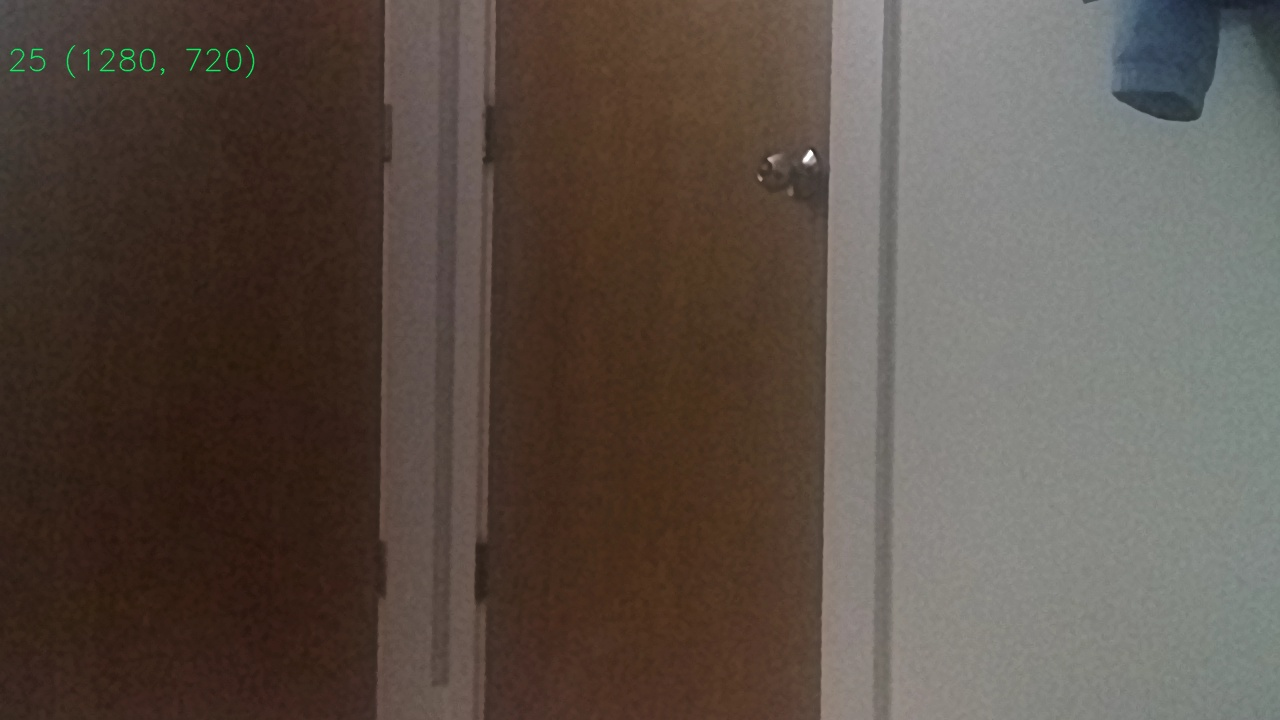
#> input picture Assignment2/4/image2.jpg, 1280 x 720 px, found by its file name
$ jupyter execute siftSticher.ipynb
#> lines starting #> are read from the running program, lines starting #| are printed output that depends on the picture; after the words box and inside, x2 and y2 are one past the last pixel; in counts of white or black regions, pixels touching at a corner belong together
[cell 1]
import cv2
import numpy as np
import matplotlib.pyplot as plt
import numba as nb
import imageio
import imutils

[cell 2]
def Main_Ponts_Func(image):
    descriptor = cv2.SIFT_create()
    kps, features = descriptor.detectAndCompute(image, None)
    return (kps, features)

[cell 3]
image_to_train = imageio.imread(r"I:\murali\Assignment2\question4\image2.jpg")
#> image_to_train is the input picture: shape (720, 1280, 3); mean R, G, B 91.2, 79.8, 71.6
#queried Img
image_to_be_queried = imageio.imread(r"I:\murali\Assignment2\question4\image1.jpg")
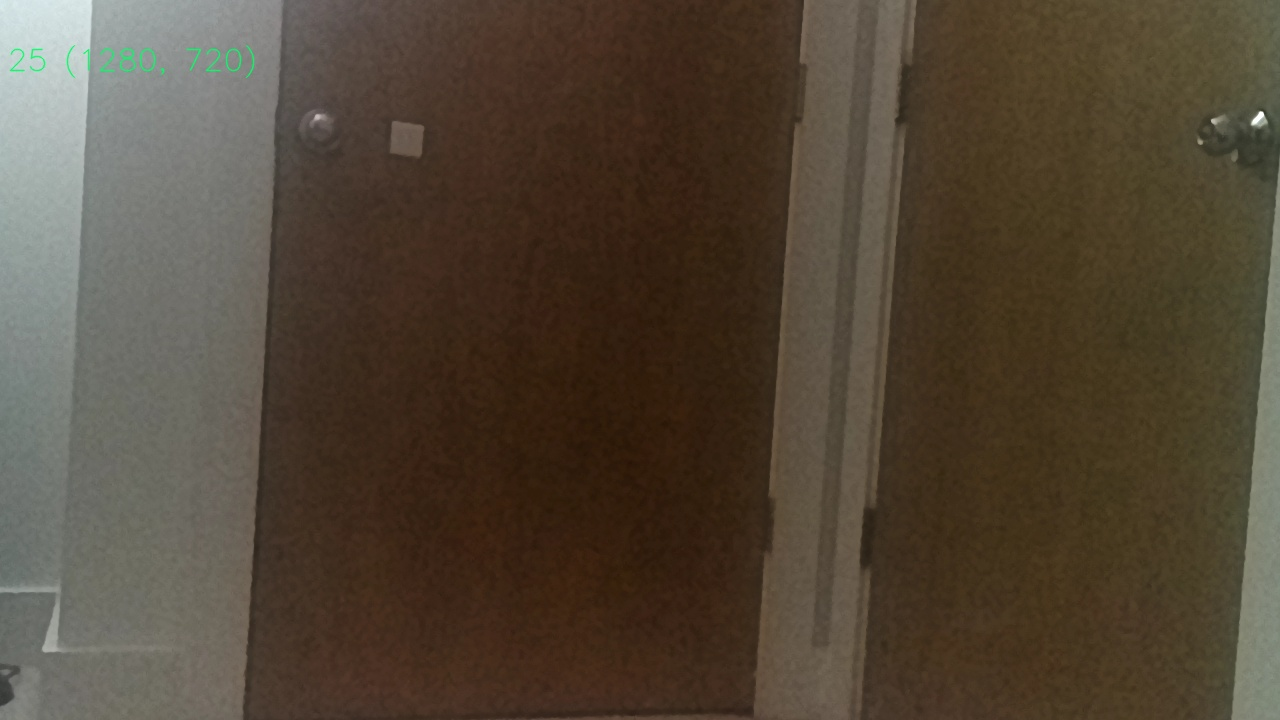
#> input picture Assignment2/4/image1.jpg, 1280 x 720 px, found by its file name
#> image_to_be_queried is the input picture: shape (720, 1280, 3); mean R, G, B 82.3, 70.3, 55.2
gray_image_to_train = cv2.cvtColor(image_to_train, cv2.COLOR_RGB2GRAY)
gray_image_to_be_queried = cv2.cvtColor(image_to_be_queried, cv2.COLOR_RGB2GRAY)
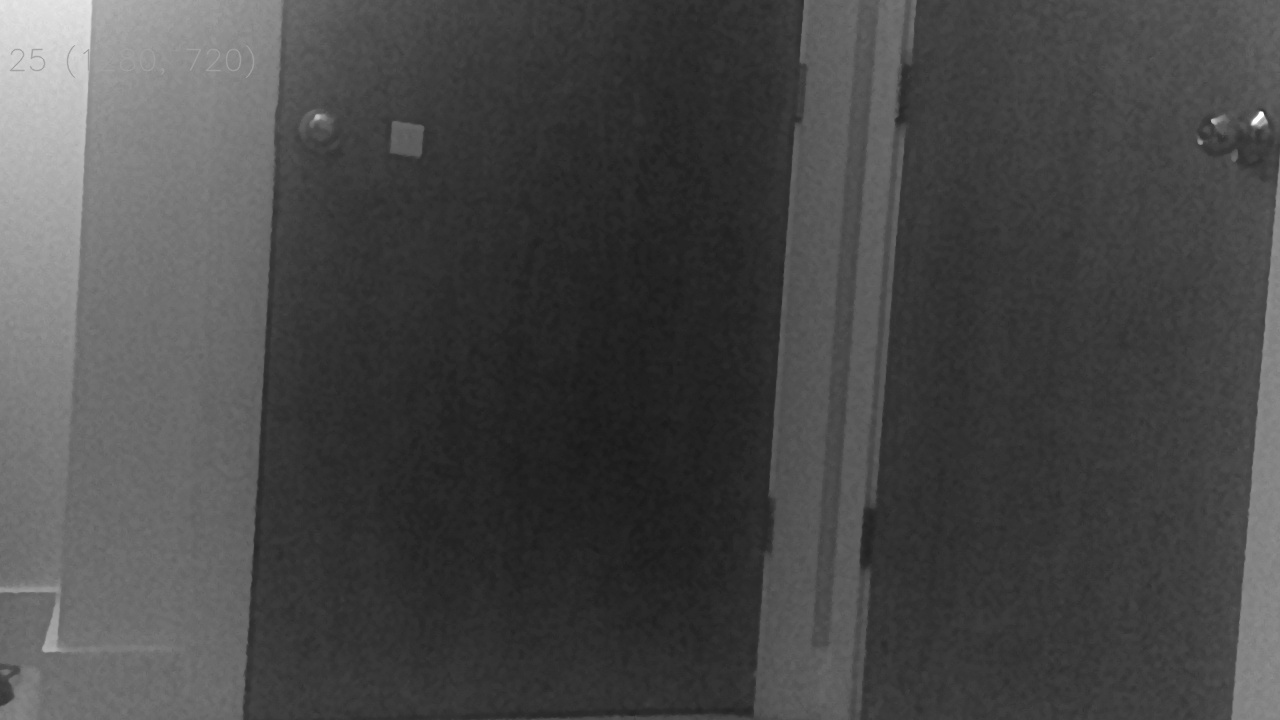
#> gray_image_to_be_queried: shape (720, 1280); min 24, max 255, mean 72.2
kps_train, features_train = Main_Ponts_Func(gray_image_to_train) #kps and features of 1
#> in Main_Ponts_Func, `kps, features = descriptor.detectAndCompute(image, None)`: kps = 69 keypoints; strongest (x, y, size): (808, 157, 7.5), (810, 153, 4.3), (760, 179, 3), (163, 70, 2.2)
#> kps_train has the same summary as kps in Main_Ponts_Func
kps_query, features_query = Main_Ponts_Func(gray_image_to_be_queried) #kps and features of 2
#> in Main_Ponts_Func (call 2), `kps, features = descriptor.detectAndCompute(image, None)`: kps = 78 keypoints; strongest (x, y, size): (1261, 114, 4.4), (1214, 121, 4), (317, 117, 4.3), (1200, 142, 3.5)
#> kps_query has the same summary as kps in Main_Ponts_Func

[cell 4]
def Match_The_Key_Points_Func(features_train, features_query, ratio):
    bf = cv2.BFMatcher(cv2.NORM_L2, crossCheck = False)
    raw_match = bf.knnMatch(features_train, features_query, 2)
    matches = []
    for m, n in raw_match:
        if m.distance < n.distance * ratio:
            matches.append(m)
    return matches

[cell 5]
matches = Match_The_Key_Points_Func(features_train, features_query, 0.75)
#> in Match_The_Key_Points_Func, `raw_match = bf.knnMatch(features_train, features_query, 2)`: raw_match = 69 matches
#> the loop in Match_The_Key_Points_Func, `for m, n in raw_match:` made 69 passes
#> after the loop in Match_The_Key_Points_Func, `for m, n in raw_match:`: matches = 8 matches
#> matches = 8 matches

[cell 6]
def Find_Homography(kps_train, kps_query, matches, reprojThresh):
    kpsA = np.float32([kp.pt for kp in kps_train])
    kpsB = np.float32([kp.pt for kp in kps_query])
    if len(matches) > 4:
        ptsA = np.float32([kpsA[m.queryIdx] for m in matches])
        ptsB = np.float32([kpsB[m.trainIdx] for m in matches])
        (Homography, status) = cv2.findHomography(ptsA, ptsB, cv2.RANSAC, reprojThresh)
        return(matches, Homography, status)
    else:
        return None

[cell 7]
temp_img = cv2.drawMatches(image_to_train, kps_train, image_to_be_queried, kps_query, np.random.choice(matches,100), None, flags=cv2.DrawMatchesFlags_NOT_DRAW_SINGLE_POINTS)
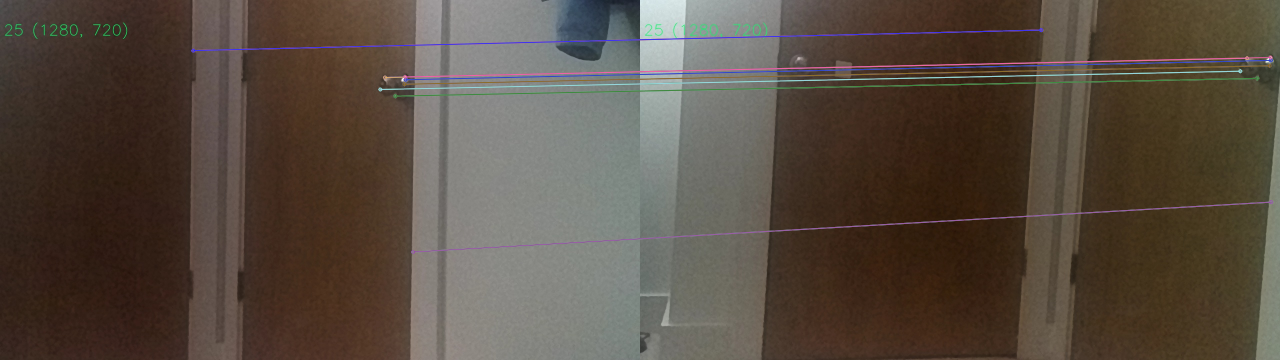
#> temp_img: shape (720, 2560, 3) (shown at 1/2 size); mean R, G, B 87.2, 75.5, 64.7
M = Find_Homography(kps_train, kps_query, matches, 4)
#> in Find_Homography, `kpsA = np.float32([kp.pt for kp in kps_train])`: kpsA = 69 pairs, first value 15.33 to 1213, second value 43.8 to 712.9
#> in Find_Homography, `kpsB = np.float32([kp.pt for kp in kps_query])`: kpsB = 78 pairs, first value 5.69 to 1274.3, second value 12.78 to 700.7
#> in Find_Homography, `ptsA = np.float32([kpsA[m.queryIdx] for m in matches])`: ptsA = [[386.2, 100.7], [760.2, 178.5], [769.5, 154.5], [790.3, 191.7], [808.5, 168.1], [810, 153.5], [810.8, 159], [825.9, 503.6]]
#> in Find_Homography, `ptsB = np.float32([kpsB[m.trainIdx] for m in matches])`: ptsB = [[801.9, 59.65], [1200.1, 141.9], [1213.6, 116], [1234.1, 156.3], [1258.6, 131], [1260.8, 114.4], [1261.3, 120.3], [1262, 403.8]]
#> in Find_Homography, `(Homography, status) = cv2.findHomography(ptsA, ptsB, cv2.RANSAC, repr..`: Homography = [[0.853, -0.372, 451.5], [-0.0113, 0.912, -32.05], [-0.000128, -0.000234, 1]]; status = [1, 1, 1, 1, 1, 1, 1, 0]
#> M = 3 matches

[cell 8]
def Transform_To_Gray_Scale_Func(result):
    gray = cv2.cvtColor(result, cv2.COLOR_BGR2GRAY)
    thresh = cv2.threshold(gray, 0, 255, cv2.THRESH_BINARY)[1]
    # To retrieve the contours in the binary image
    cnts = cv2.findContours(thresh.copy(), cv2.RETR_EXTERNAL, cv2.CHAIN_APPROX_SIMPLE)
    cnts = imutils.grab_contours(cnts)
    # TO get the maximum contour area
    c = max(cnts, key=cv2.contourArea)
    (x, y, w, h) = cv2.boundingRect(c)
    result = result[y:y + h, x:x + w]
    return result

[cell 9]
def integral_image(image, *, dtype=None):
    if dtype is None and image.real.dtype.kind == 'f':
        dtype = np.promote_types(image.dtype, np.float64)

    S = image
    for i in range(image.ndim):
        S = S.cumsum(axis=i, dtype=dtype)
    return S
streams = []

[cell 10]
img = cv2.imread(r'I:\murali\Assignment2\question4\image1.jpg',0)
#> img: shape (720, 1280); min 24, max 255, mean 72.2
#original image in gray scale
plt.imshow(img,cmap='gray')

[cell 11]
img = cv2.imread(r'I:\murali\Assignment2\question4\image2.jpg',0)
#> img: shape (720, 1280); min 23, max 255, mean 82.3
#original image in gray scale
plt.imshow(img,cmap='gray')

[cell 12]
matches, homography, status = M
#> homography has the same summary as Homography in Find_Homography; status = [1, 1, 1, 1, 1, 1, 1, 0]
width = image_to_train.shape[1] + image_to_be_queried.shape[1]
#> width = 2560
height = image_to_train.shape[0] + image_to_be_queried.shape[0]
#> height = 1440
result = cv2.warpPerspective(image_to_train, homography, (width, height))
result[0:image_to_be_queried.shape[0], 0:image_to_be_queried.shape[1]] = image_to_be_queried
result = Transform_To_Gray_Scale_Func(result)
#> in Transform_To_Gray_Scale_Func, `thresh = cv2.threshold(gray, 0, 255, cv2.THRESH_BINARY)[1]`:
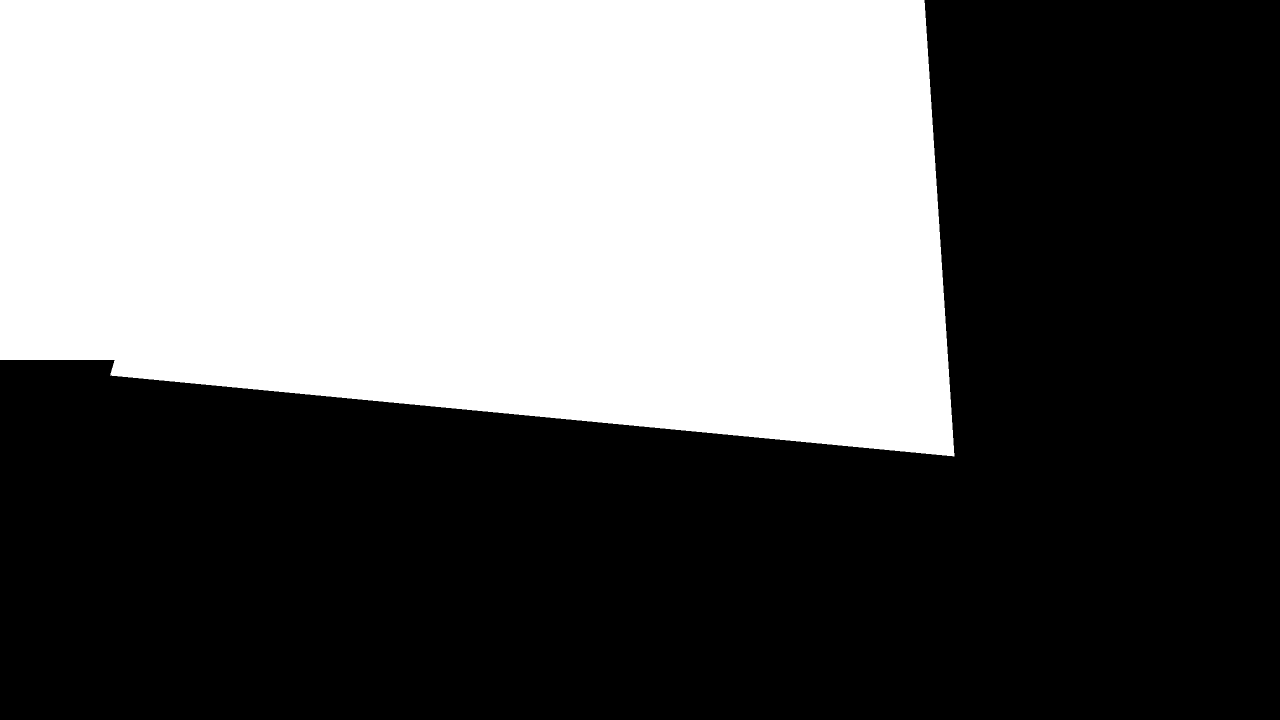
#> thresh: shape (1440, 2560) (shown at 1/2 size); 41.7% white; 1 white region
#> in Transform_To_Gray_Scale_Func, `cnts = cv2.findContours(thresh.copy(), cv2.RETR_EXTERNAL, cv2.CHAIN_AP..`: cnts = 1 contour; box (x1, y1, x2, y2) and area: (0, 0, 1909, 913) 1533430
#> in Transform_To_Gray_Scale_Func, `c = max(cnts, key=cv2.contourArea)`: c = contour of 468 points, box (x1, y1, x2, y2) (0, 0, 1909, 913), area 1533430
#> in Transform_To_Gray_Scale_Func, `(x, y, w, h) = cv2.boundingRect(c)`: x = 0; w = 1909; h = 913
#> in Transform_To_Gray_Scale_Func, `result = result[y:y + h, x:x + w]`:
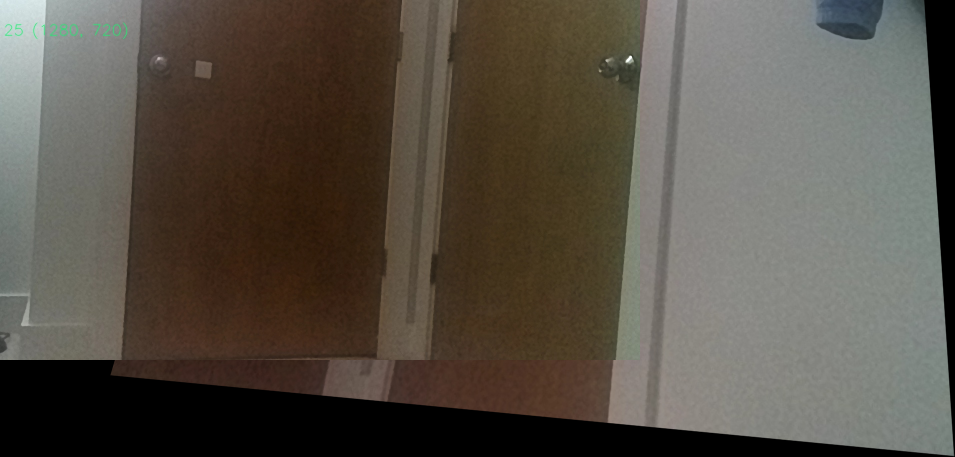
#> result: shape (913, 1909, 3) (shown at 1/2 size); mean R, G, B 87.1, 80.4, 70.7
plt.figure(figsize=(20,10))
plt.imshow(result)
plt.show()
